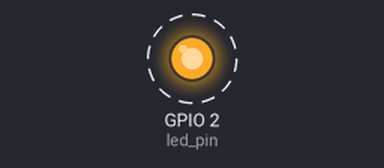
The sketch below on a simulated ESP32. On the bench: output pins drawn as LEDs (lit = HIGH). Dashed ring = blinking.

Above: at 0.2 s.
Timing chart, 0 to 3.0 s (numbered marks = the images above):
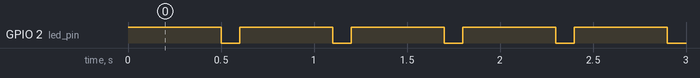

The sketch:

sketch_sep2a.ino
```cpp
#if CONFIG_FREERTOS_UNICORE
static const BaseType_t app_cpu = 0;
#else
static const BaseType_t app_cpu = 1;
#endif

static const int led_pin = 2;

void toggleLED(void *parameter)
{
    while (1)
    {
        digitalWrite(led_pin, HIGH);
        vTaskDelay(500 / portTICK_PERIOD_MS);
        digitalWrite(led_pin, LOW);
        vTaskDelay(100 / portTICK_PERIOD_MS);
    }
}

void setup()
{
    pinMode(led_pin, OUTPUT);
    xTaskCreatePinnedToCore(
        toggleLED,
        "Task1",
        1024,
        NULL,
        1,
        NULL,
        app_cpu);
}

void loop()
{
}
```

Measured:
- by itself, GPIO 2 (led_pin): alternates HIGH for 0.50 s and LOW for 0.10 s
